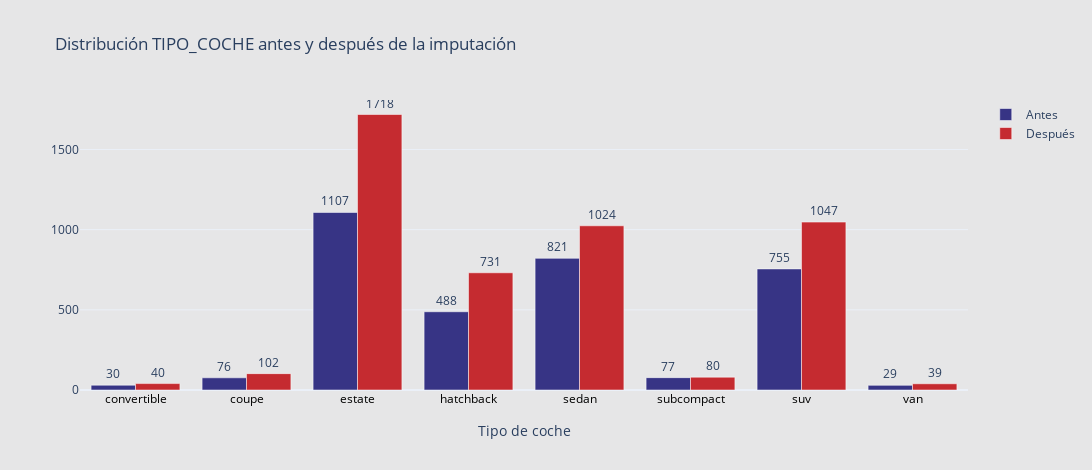

The code cell stored with this chart in its notebook:
### Code cell
# Conteos por tipo de coche (ordenados)
antes_counts = df_antes['tipo_coche'].value_counts().sort_index()
despues_counts = df_bmw['tipo_coche'].value_counts().sort_index()

# Etiquetas combinadas para X: antes y después (intercalado)
x_vals = list(antes_counts.index) + list(despues_counts.index)
y_vals = list(antes_counts.values) + list(despues_counts.values)

# Colores: ejemplo con un color para antes y otro para después
colors = ['#373485'] * len(antes_counts) + ['#c52b30'] * len(despues_counts)

fig = go.Figure()

# Añadimos barras para antes
fig.add_trace(go.Bar(
    x=[str(i) for i in antes_counts.index],
    y=antes_counts.values,
    marker_color='#373485',
    name='Antes',
    text=antes_counts.values,
    textposition='outside',
    opacity=1,
))

# Añadimos barras para después
fig.add_trace(go.Bar(
    x=[str(i) for i in despues_counts.index],
    y=despues_counts.values,
    marker_color='#c52b30',
    name='Después',
    text=despues_counts.values,
    textposition='outside',
    opacity=1,
))

# Configuramos el layout para que sea similar
fig.update_layout(
    title="Distribución TIPO_COCHE antes y después de la imputación",
    xaxis_title="Tipo de coche",
    barmode='group',
    template='plotly_white',
    width=1200,
    height=470,
    plot_bgcolor='#e6e6e7',
    paper_bgcolor='#e6e6e7',
    xaxis=dict(
        tickfont=dict(color='black'),
        title_standoff=20
    )
)

fig.show()

### Figure 1 — Plotly figure (JSON) as saved in the notebook; plotly's stock layout.template omitted (floating-point values rounded to 4 significant figures)
{"data": [{"marker": {"color": "#373485"}, "name": "Antes", "opacity": 1, "text": [30.0, 76.0, 1107.0, 488.0, 821.0, 77.0, 755.0, 29.0], "textposition": "outside", "type": "bar", "x": ["convertible", "coupe", "estate", "hatchback", "sedan", "subcompact", "suv", "van"], "y": [30, 76, 1107, 488, 821, 77, 755, 29]}, {"marker": {"color": "#c52b30"}, "name": "Después", "opacity": 1, "text": [40.0, 102.0, 1718.0, 731.0, 1024.0, 80.0, 1047.0, 39.0], "textposition": "outside", "type": "bar", "x": ["convertible", "coupe", "estate", "hatchback", "sedan", "subcompact", "suv", "van"], "y": [40, 102, 1718, 731, 1024, 80, 1047, 39]}], "layout": {"barmode": "group", "height": 470, "paper_bgcolor": "#e6e6e7", "plot_bgcolor": "#e6e6e7", "title": {"text": "Distribución TIPO_COCHE antes y después de la imputación"}, "width": 1200, "xaxis": {"tickfont": {"color": "black"}, "title": {"standoff": 20, "text": "Tipo de coche"}}}}
